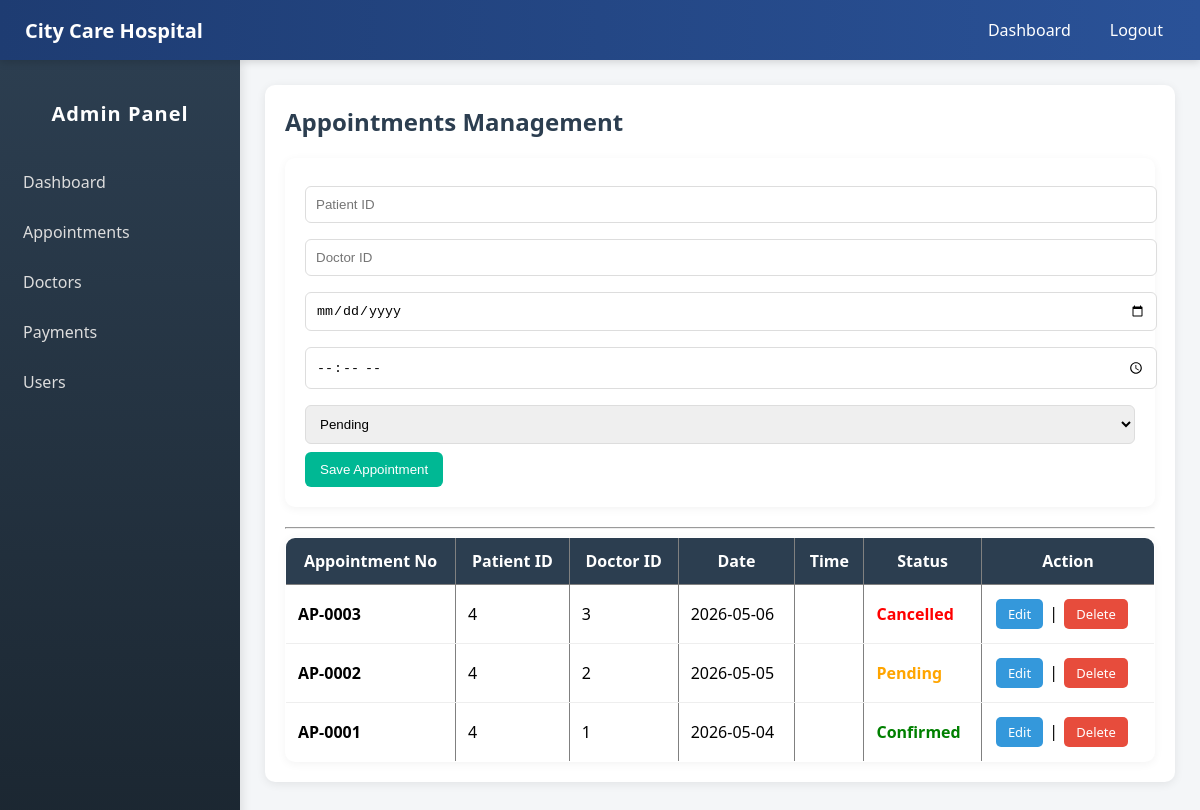
Screenshot of /admin/admin-dashboard.php?page=appointments with the database file from the repository.
### tables this page shows
CREATE TABLE IF NOT EXISTS `appointments` (
  `appointment_id` int NOT NULL AUTO_INCREMENT,
  `patient_id` int NOT NULL,
  `doctor_id` int NOT NULL,
  `appointment_date` date NOT NULL,
  `status` enum('Pending','Confirmed','Cancelled') DEFAULT 'Pending',
  PRIMARY KEY (`appointment_id`),
  KEY `patient_id` (`patient_id`),
  KEY `doctor_id` (`doctor_id`)
);

### admin/pages/appointments.php (the view, shortened to what this page needs)
<?php
require_once "../includes/db.php";
$edit = null;
?>
<h2>Appointments Management</h2>
<form method="POST">
    <input type="number"
           name="patient_id"
           placeholder="Patient ID"
           value="<?= $edit['patient_id'] ?? '' ?>"
           required>
    <input type="number"
           name="doctor_id"
           placeholder="Doctor ID"
           value="<?= $edit['doctor_id'] ?? '' ?>"
           required>
    <input type="date"
           name="appointment_date"
           value="<?= $edit['appointment_date'] ?? '' ?>"
           required>
    <input type="time"
           name="appointment_time"
           value="<?= $edit['appointment_time'] ?? '' ?>"
           required>
    <select name="status" required>
        <option value="Pending"
        <?= (($edit['status'] ?? '') == 'Pending') ? 'selected' : '' ?>>
            Pending
        </option>
    </select>
    <button name="save">
        Save Appointment
    </button>
</form>
<hr>
<table border="1" width="100%" cellpadding="10">
<tr>
    <th>Appointment No</th>
    <th>Patient ID</th>
    <th>Doctor ID</th>
    <th>Date</th>
    <th>Time</th>
    <th>Status</th>
    <th>Action</th>
</tr>
<?php
$data = $pdo->query("
    SELECT *
    FROM appointments
    ORDER BY appointment_id DESC
");
while ($row = $data->fetch()):
?>
<tr>
    <td>
        <strong>
            AP-<?= str_pad($row['appointment_id'], 4, "0", STR_PAD_LEFT); ?>
        </strong>
    </td>
    <td><?= $row['patient_id'] ?></td>
    <td><?= $row['doctor_id'] ?></td>
    <td><?= $row['appointment_date'] ?></td>
    <td><?= $row['appointment_time'] ?></td>
    <td>
        <?php if($row['status'] == 'Pending'): ?>
            <span style="color:orange;font-weight:bold;">
                Pending
            </span>
        <?php elseif($row['status'] == 'Confirmed'): ?>
            <span style="color:green;font-weight:bold;">
                Confirmed
            </span>
        <?php else: ?>
            <span style="color:red;font-weight:bold;">
                Cancelled
            </span>
        <?php endif; ?>
    </td>
    <td>
        <a href="?page=appointments&edit=<?= $row['appointment_id'] ?>" class="btn edit-btn">
            Edit
        </a>
        |
        <a href="?page=appointments&delete=<?= $row['appointment_id'] ?>"
           onclick="return confirm('Delete appointment?')" class="btn delete-btn">
            Delete
        </a>
    </td>
</tr>
<?php endwhile; ?>
</table>

### admin/styles.css (style rules this page uses)
body { margin: 0; font-family: "Segoe UI", Arial, sans-serif; background: #f4f6f9; }
h2 { margin-top: 0; color: #2c3e50; }
form { background: white; padding: 20px; border-radius: 10px; margin-bottom: 20px; box-shadow: 0 2px 10px rgba(0, 0, 0, 0.05); }
input, select { width: 100%; padding: 10px; margin: 8px 0; border: 1px solid #ddd; border-radius: 6px; outline: none; }
button { background: #00b894; color: white; border: none; padding: 10px 15px; border-radius: 6px; cursor: pointer; transition: 0.3s; }
table { width: 100%; border-collapse: collapse; background: white; border-radius: 10px; overflow: hidden; box-shadow: 0 2px 10px rgba(0, 0, 0, 0.05); }
table th { background: #2c3e50; color: white; padding: 12px; }
table td { padding: 12px; border-bottom: 1px solid #eee; }
a { text-decoration: none; }
.btn { display: inline-block; padding: 6px 12px; margin: 2px; border-radius: 5px; font-size: 13px; text-decoration: none; color: white; transition: 0.3s; }
.edit-btn { background: #3498db; }
.delete-btn { background: #e74c3c; }

### admin/admin-dashboard.php (style rules this page uses)
body { margin: 0; font-family: Arial, sans-serif; background: #f4f6f8; }

### rows the page displays
appointments: appointment_id "0003", patient "4", doctor "3", appointment_date "2026-05-06", status "Cancelled"
appointments: appointment_id "0002", patient "4", doctor "2", appointment_date "2026-05-05", status "Pending"
appointments: appointment_id "0001", patient "4", doctor "1", appointment_date "2026-05-04", status "Confirmed"
